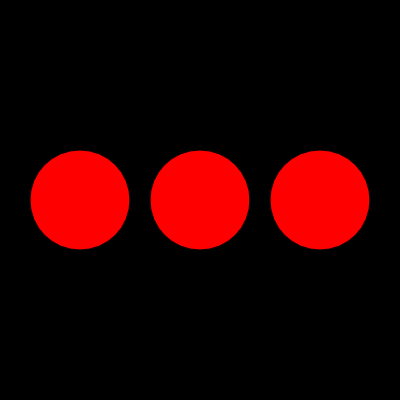
Frame 1 (no input)
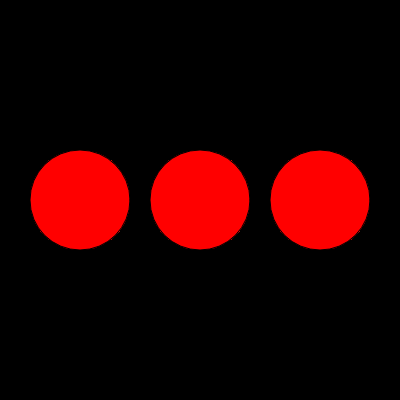
Frame 60 (no input)
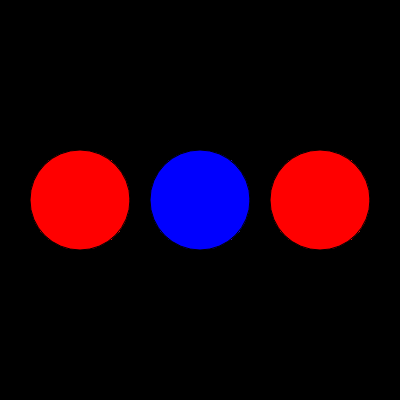
Frame 120 (the mouse pressed at the canvas centre since frame 60)

The p5.js sketch that drew these frames (run headless with seeded random() and noise() and a simulated clock; from frame 60 on, the mouse is pressed at the canvas centre):

// p5.js sketch
// ── sketch.js
/**
 * Using arrays would be better!
 */
let circle1X = 80;
let circle2X = 200;
let circle3X = 320;
let circle1Colour, circle2Colour, circle3Colour;
const CIRCLE_SIZE = 100;
const CIRCLE_Y = 200;

function setup() {
    createCanvas(400, 400);
    background(0);
    circle1Colour = color(255, 0, 0);
    circle2Colour = color(255, 0, 0);
    circle3Colour = color(255, 0, 0);
}

function draw() {
    /* VERSION SHOWN IN CLASS
    updateColours();

    fill(circle1Colour);
    circle(circle1X, CIRCLE_Y, CIRCLE_SIZE);

    fill(circle2Colour);
    circle(circle2X, CIRCLE_Y, CIRCLE_SIZE);

    fill(circle3Colour);
    circle(circle3X, CIRCLE_Y, CIRCLE_SIZE); */

    fill(getFillColour(circle1X));
    circle(circle1X, CIRCLE_Y, CIRCLE_SIZE);

    fill(getFillColour(circle2X));
    circle(circle2X, CIRCLE_Y, CIRCLE_SIZE);

    fill(getFillColour(circle3X));
    circle(circle3X, CIRCLE_Y, CIRCLE_SIZE);

}

/**
 * Checks if the mouse is over each circle and updates the circle's colour.
 * This is not a clean way to implement this functionality because:
 * - The function has two jobs: checking if the mouse is over a shape AND setting colour
 * - Very similar code is repeated three times
 * 
 * A better solution will:
 * - Use TWO functions: one to check if the mouse is over a shape and one to update the colour of the circles
 * - Not be repetitive
 */
function updateColours() {
    if (mouseX >= circle1X - CIRCLE_SIZE / 2 && mouseX <= circle1X + CIRCLE_SIZE / 2 && mouseY >= CIRCLE_Y - CIRCLE_SIZE / 2 && mouseY <= CIRCLE_Y + CIRCLE_SIZE / 2) {
        circle1Colour = color(0, 0, 255);
    } else {
        circle1Colour = color(255, 0, 0);
    }

    if (mouseX >= circle2X - CIRCLE_SIZE / 2 && mouseX <= circle2X + CIRCLE_SIZE / 2 && mouseY >= CIRCLE_Y - CIRCLE_SIZE / 2 && mouseY <= CIRCLE_Y + CIRCLE_SIZE / 2) {
        circle2Colour = color(0, 0, 255);
    } else {
        circle2Colour = color(255, 0, 0);
    }

    if (mouseX >= circle3X - CIRCLE_SIZE / 2 && mouseX <= circle3X + CIRCLE_SIZE / 2 && mouseY >= CIRCLE_Y - CIRCLE_SIZE / 2 && mouseY <= CIRCLE_Y + CIRCLE_SIZE / 2) {
        circle3Colour = color(0, 0, 255);
    } else {
        circle3Colour = color(255, 0, 0);
    }
}

/**
 * Gets the fill colour of the circle with the given x coordinate.
 * @param {number} x The circle's X coordinate
 * @returns {color} A colour object
 */
function getFillColour(x) {
    if (isMouseOverCircle(x)) {
        return color(0, 0, 255);
    }
    else {
        return color(255, 0, 0);
    }
}

/**
 * Checks if the mouse is over the circle at the given x coordinate.
 * 
 * This function is the simplest solution for the specific task but is 
 * not particularly flexible due to the use of the CIRCLE_Y and CIRCLE_SIZE
 * global variables.
 * @param {number} x The circle's x coordinate
 * @returns {boolean}
 */
function isMouseOverCircle(x) {
    return mouseX >= x - CIRCLE_SIZE / 2 && mouseX <= x + CIRCLE_SIZE / 2 && mouseY >= CIRCLE_Y - CIRCLE_SIZE / 2 && mouseY <= CIRCLE_Y + CIRCLE_SIZE / 2;
}
// ── functionWithArgs.html
<!DOCTYPE html>
<html lang="en">
  <head>
    <meta charset="utf-8" />
    <meta name="viewport" content="width=device-width, initial-scale=1.0">

    <title>W10 Lecture 2 - functionWithArgs</title>

    <link rel="stylesheet" type="text/css" href="./lib/main-styles.css">

    <script src="./lib/libraries/p5.min.js"></script>
  </head>

  <body>
    <script src="sketch.js"></script>
  </body>
</html>
